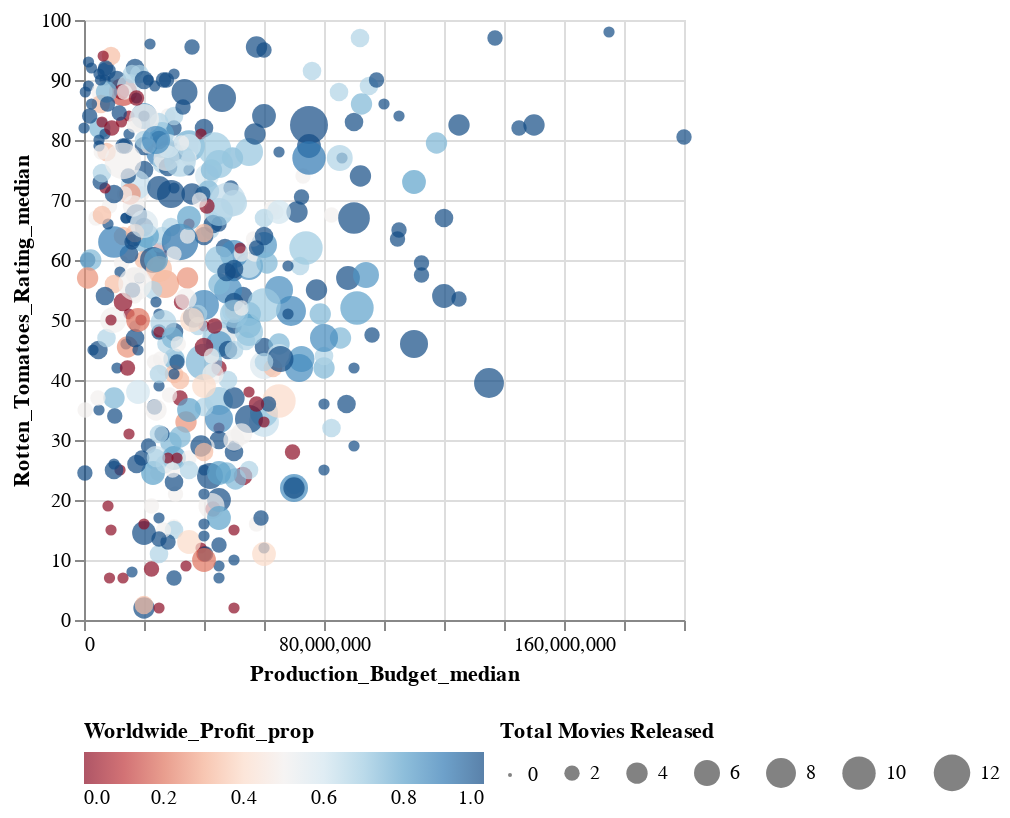

This figure's notebook cell:
### Code cell
alt.Chart(movies_director_df).mark_point(filled=True).encode(
    alt.X("Production_Budget_median:Q"),
    alt.Y("Rotten_Tomatoes_Rating_median:Q"),
    alt.Size("total_movies").legend(title="Total Movies Released", orient="bottom"),
    alt.Color("Worldwide_Profit_prop", scale=alt.Scale(domainMid=0.5, scheme='redblue')).legend(orient="bottom"),
    alt.OpacityValue(0.7)
).properties(
    width='container',
    height=300
)

### Figure 1 — Vega-Lite specification as saved in the notebook (floating-point values rounded to 4 significant figures; data arrays with more than 128 entries replaced by an {"elided": "..."} marker saying what was removed)
{"config": {"view": {"continuousWidth": 300, "continuousHeight": 300}}, "data": {"name": "data-40981d51cf6073123c2746271f04e155"}, "mark": {"type": "point", "filled": true}, "encoding": {"color": {"field": "Worldwide_Profit_prop", "legend": {"orient": "bottom"}, "scale": {"domainMid": 0.5, "scheme": "redblue"}, "type": "quantitative"}, "opacity": {"value": 0.7}, "size": {"field": "total_movies", "legend": {"title": "Total Movies Released", "orient": "bottom"}, "type": "quantitative"}, "x": {"field": "Production_Budget_median", "type": "quantitative"}, "y": {"field": "Rotten_Tomatoes_Rating_median", "type": "quantitative"}}, "height": 300, "width": "container", "$schema": "https://vega.github.io/schema/vega-lite/v5.8.0.json", "datasets": {"data-40981d51cf6073123c2746271f04e155": {"elided": "496 records"}}}
